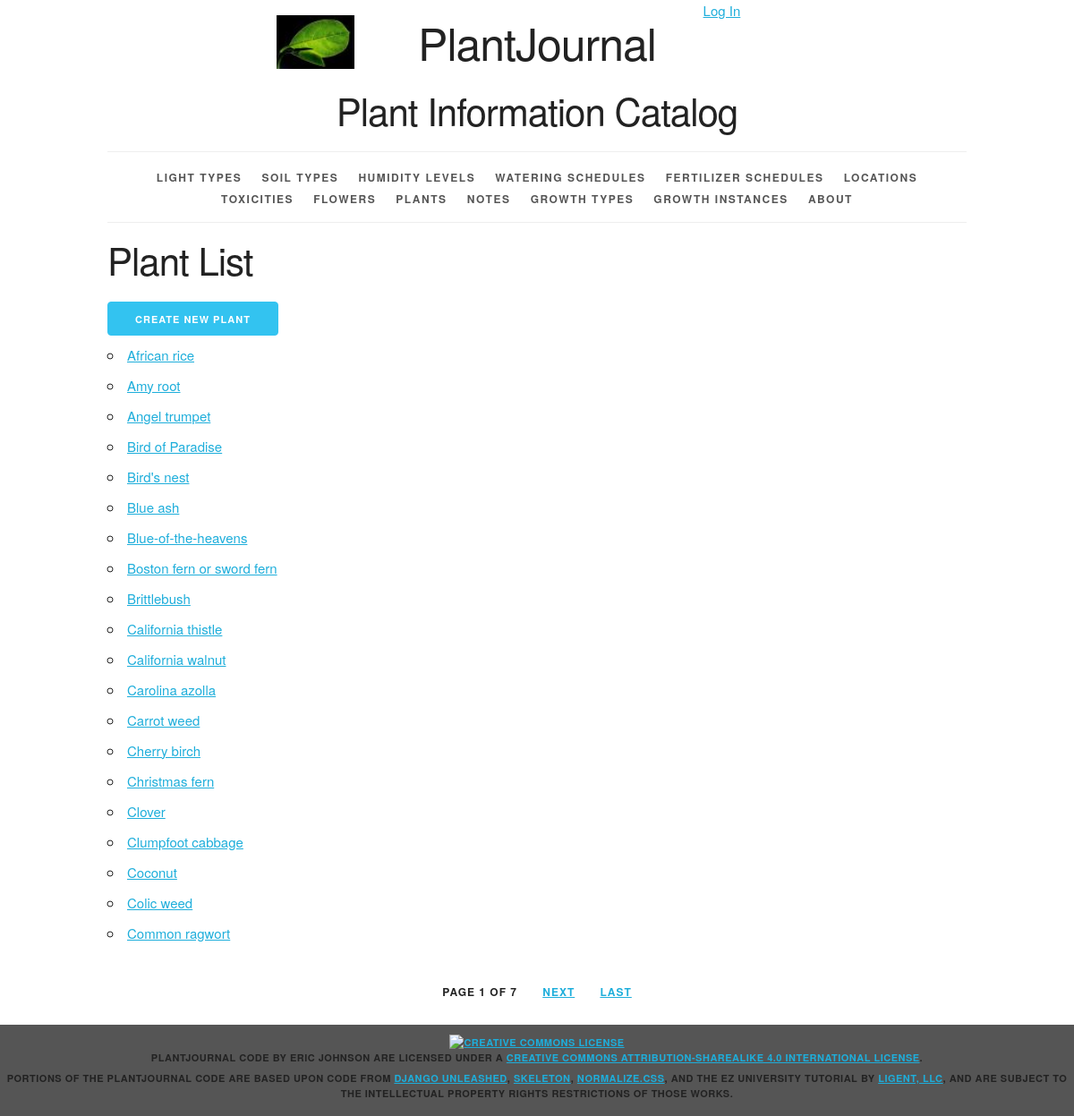
Page /plant/ on the committed database.
### plantjournal/models.py (models this page shows, shortened)
class Plant(models.Model):
    plant_id = models.AutoField(primary_key=True)
    plant_name = models.CharField(max_length=45)
    plant_number = models.CharField(max_length=45, blank=True, default='')
    plant_nickname = models.CharField(max_length=45, blank=True, default='')
    plant_latin_name = models.CharField(max_length=100, blank=True, default='')
    plant_description = models.TextField(blank=True, default='')
    light = models.ForeignKey(Light, related_name='plants', on_delete=models.PROTECT, blank=True, null=True, default='')
    soil = models.ForeignKey(Soil, related_name='plants', on_delete=models.PROTECT, blank=True, null=True, default='')
    humidity = models.ForeignKey(Humidity, related_name='plants', on_delete=models.PROTECT, blank=True, null=True,
                                 default='')
    water = models.ForeignKey(Water, related_name='plants', on_delete=models.PROTECT, blank=True, null=True, default='')
    fertilizer = models.ForeignKey(Fertilizer, related_name='plants', on_delete=models.PROTECT, blank=True, null=True,
                                   default='')
    toxicity = models.ForeignKey(Toxicity, related_name='plants', on_delete=models.PROTECT, blank=True, null=True,
                                 default='')
    location = models.ForeignKey(Location, related_name='plants', on_delete=models.PROTECT, blank=True, null=True,
                                 default='')
    flower = models.ForeignKey(Flower, related_name='plants', on_delete=models.PROTECT, blank=True, null=True,
                               default='')
    def __str__(self):
        if self.plant_number == '':
            if self.plant_nickname == '':
                return '%s' % self.plant_name
            else:
                return '%s (%s)' % (self.plant_name, self.plant_nickname)
        else:
            if self.plant_nickname == '':
                return '%s %s' % (self.plant_name, self.plant_number)
            else:
                return '%s %s (%s)' % (self.plant_name, self.plant_number, self.plant_nickname)
    def get_absolute_url(self):
        return reverse('plantjournal_plant_detail_urlpattern',
                       kwargs={'pk': self.pk})
    class Meta:
        ordering = ['plant_name', 'plant_number', 'plant_nickname']
        unique_together = (('plant_name', 'plant_number', 'plant_nickname'),)

### plantjournal/views.py (the view)
class PlantList(PageLinksMixin, ListView):
    paginate_by = 20
    model = Plant

### plantjournal/utils.py (called while the page is built)
    def _page_urls(self, page_number):
        return "?{pkw}={n}".format(
            pkw=self.page_kwarg,
            n=page_number)

    def first_page(self, page):
        if page.number > 1:
            return self._page_urls(1)
        return None

    def previous_page(self, page):
        if (page.has_previous()
                and page.number > 2):
            return self._page_urls(
                page.previous_page_number())
        return None

    def next_page(self, page):
        last_page = page.paginator.num_pages
        if (page.has_next()
                and page.number < last_page - 1):
            return self._page_urls(
                page.next_page_number())
        return None

    def last_page(self, page):
        last_page = page.paginator.num_pages
        if page.number < last_page:
            return self._page_urls(last_page)
        return None

    def get_context_data(self, **kwargs):
        context = super().get_context_data(
            **kwargs)
        page = context.get('page_obj')
        if page is not None:
            context.update({
                'first_page_url':
                    self.first_page(page),
                'previous_page_url':
                    self.previous_page(page),
                'next_page_url':
                    self.next_page(page),
                'last_page_url':
                    self.last_page(page),
            })
        return context

### plantjournal/templates/plantjournal/plant_list.html (shortened to what this page needs)
{% extends 'plantjournal/base.html' %}
{% block content %}
    <h2>Plant List</h2>
    <div>
        <a href="{% url 'plantjournal_plant_create_urlpattern' %}"
           class="button button-primary">
            Create New Plant
        </a>
    </div>
    <ul>
        {% for plant in plant_list %}
            <li>
                <a href="{{ plant.get_absolute_url }}">{{ plant }}</a>
            </li>
        {% empty %}
            <li><em>There are currently no plants available.</em></li>
        {% endfor %}
    </ul>
{% endblock %}

### plantjournal/static/plantjournal/skeleton.css (style rules this page uses)
html { font-size: 62.5%; }
body { font-size: 1.5em; line-height: 1.6; font-weight: 400; font-family: "Raleway", "HelveticaNeue", "Helvetica Neue", Helvetica, Arial, sans-serif; color: #222; }
h1, h2, h3, h4, h5, h6 { margin-top: 0; margin-bottom: 2rem; font-weight: 300; }
h2 { font-size: 3.6rem; line-height: 1.25; letter-spacing: -.1rem; }
@media (min-width: 550px) { h2 { font-size: 4.2rem; } }
a { color: #1EAEDB; }
.button, button, input[type="submit"], input[type="reset"], input[type="button"] { display: inline-block; height: 38px; padding: 0 30px; color: #555; text-align: center; font-size: 11px; font-weight: 600; line-height: 38px; letter-spacing: .1rem; text-transform: uppercase; text-decoration: none; white-space: nowrap; background-color: transparent; border-radius: 4px; border: 1px solid #bbb; cursor: pointer; box-sizing: border-box; }
.button.button-primary, button.button-primary, input[type="submit"].button-primary, input[type="reset"].button-primary, input[type="button"].button-primary { color: #FFF; background-color: #33C3F0; border-color: #33C3F0; }
ul { list-style: circle inside; }
ol, ul { padding-left: 0; margin-top: 0; }
li { margin-bottom: 1rem; }
button, .button { margin-bottom: 1rem; }
pre, blockquote, dl, figure, table, p, ul, ol, form { margin-bottom: 2.5rem; }

### plantjournal/static/plantjournal/style.css (style rules this page uses)
html { height: 100%; background-color: #555; }
body { background-color: white; }

### rows in the picture
Plant: plant_number+plant_nickname+plant_name "African rice"
Plant: plant_number+plant_nickname+plant_name "Amy root"
Plant: plant_number+plant_nickname+plant_name "Angel trumpet"
Plant: plant_number+plant_nickname+plant_name "Bird of Paradise"
Plant: plant_number+plant_nickname+plant_name "Bird's nest"
Plant: plant_number+plant_nickname+plant_name "Blue ash"
Plant: plant_number+plant_nickname+plant_name "Blue-of-the-heavens"
Plant: plant_number+plant_nickname+plant_name "Boston fern or sword fern"
Plant: plant_number+plant_nickname+plant_name "Brittlebush"
Plant: plant_number+plant_nickname+plant_name "California thistle"
Plant: plant_number+plant_nickname+plant_name "California walnut"
Plant: plant_number+plant_nickname+plant_name "Carolina azolla"
Plant: plant_number+plant_nickname+plant_name "Carrot weed"
Plant: plant_number+plant_nickname+plant_name "Cherry birch"
Plant: plant_number+plant_nickname+plant_name "Christmas fern"
Plant: plant_number+plant_nickname+plant_name "Clover"
Plant: plant_number+plant_nickname+plant_name "Clumpfoot cabbage"
Plant: plant_number+plant_nickname+plant_name "Coconut"
Plant: plant_number+plant_nickname+plant_name "Colic weed"
Plant: plant_number+plant_nickname+plant_name "Common ragwort"

### other values in the picture
{{ page_obj.number }} "1"
{{ paginator.num_pages }} "7"
